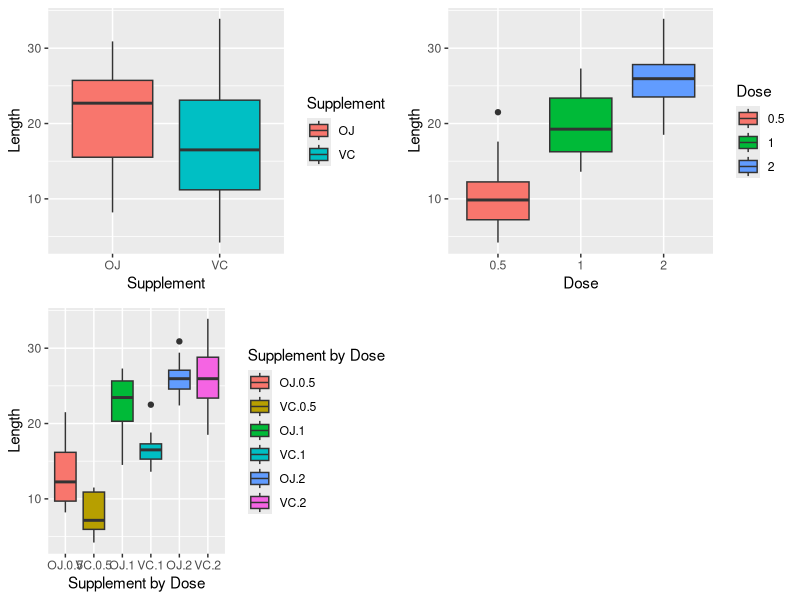

Write the R code that produced this figure.
data(ToothGrowth)
require(ggplot2)
require(gridExtra)

data=ToothGrowth

data$dose=as.factor(data$dose)

suppbydose = interaction(data$supp,data$dose)

p1 = ggplot(data,aes(y=len, x=supp, fill=supp))+geom_boxplot()+ guides(fill=guide_legend(title="Supplement"))
p1 = p1 + labs(x = "Supplement",y = "Length")

p2 = ggplot(data,aes(y=len, x=dose, fill=dose))+geom_boxplot()+ guides(fill=guide_legend(title="Dose"))
p2 = p2 + labs(x = "Dose",y = "Length")

p3 = ggplot(data,aes(y=len, x=suppbydose, fill=suppbydose))+geom_boxplot()+ guides(fill=guide_legend(title="Supplement by Dose"))
p3 = p3 + labs(x = "Supplement by Dose",y = "Length")

grid.arrange(p1, p2, p3, ncol = 2)



